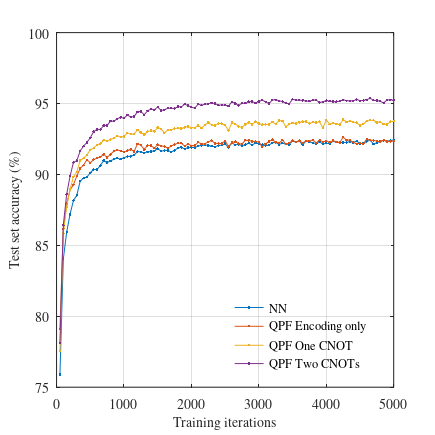

Here is the MATLAB script that generated this plot:
clear all

load result_mnist_nn.mat net info

number_of_iteration = length( info.ValidationAccuracy );
number_of_iteration_block = floor( number_of_iteration / 50 );
number_of_iteration = number_of_iteration_block * 50;

validation_accuracy_nn = info.ValidationAccuracy( [ 1 : number_of_iteration_block ] * 50 );
validation_loss_nn = info.ValidationLoss( [ 1 : number_of_iteration_block ] * 50 );
training_loss_nn = mean( reshape( info.TrainingLoss( 1 : number_of_iteration ), 50, number_of_iteration_block ) );

load result_mnist_encoding_only.mat net info

number_of_iteration = length( info.ValidationAccuracy );
number_of_iteration_block = floor( number_of_iteration / 50 );
number_of_iteration = number_of_iteration_block * 50;

validation_accuracy_qnn_encoding = info.ValidationAccuracy( [ 1 : number_of_iteration_block ] * 50 );
validation_loss_qnn_encoding = info.ValidationLoss( [ 1 : number_of_iteration_block ] * 50 );
training_loss_qnn_encoding = mean( reshape( info.TrainingLoss( 1 : number_of_iteration ), 50, number_of_iteration_block ) );

load result_mnist_one_cnot.mat net info

number_of_iteration = length( info.ValidationAccuracy );
number_of_iteration_block = floor( number_of_iteration / 50 );
number_of_iteration = number_of_iteration_block * 50;

validation_accuracy_qnn_1cnot = info.ValidationAccuracy( [ 1 : number_of_iteration_block ] * 50 );
validation_loss_qnn_1cnot = info.ValidationLoss( [ 1 : number_of_iteration_block ] * 50 );
training_loss_qnn_1cnot = mean( reshape( info.TrainingLoss( 1 : number_of_iteration ), 50, number_of_iteration_block ) );

load result_mnist_two_cnot.mat net info

number_of_iteration = length( info.ValidationAccuracy );
number_of_iteration_block = floor( number_of_iteration / 50 );
number_of_iteration = number_of_iteration_block * 50;

validation_accuracy_qnn_2cnot = info.ValidationAccuracy( [ 1 : number_of_iteration_block ] * 50 );
validation_loss_qnn_2cnot = info.ValidationLoss( [ 1 : number_of_iteration_block ] * 50 );
training_loss_qnn_2cnot = mean( reshape( info.TrainingLoss( 1 : number_of_iteration ), 50, number_of_iteration_block ) );

figure( 1 )

clf

set(gcf,'DefaultAxesFontName','Times');
set(gcf,'DefaultAxesFontSize',10);
set(gcf,'DefaultTextFontName','Times');
set(gcf,'DefaultTextFontSize',10);
set(gcf,'PaperOrientation','portrait')
set(gcf,'PaperType','A4')
set(gcf,'PaperUnits','Inches')
set(gcf,'PaperPosition',[0.25 0.25 8.5/2.54*1.3 8.5/2.54*1.3])
set(gcf,'Position',[50 50 round(8.5/2.45*96*1.3) round(8.5/2.54*96*1.3)])
set(gcf,'Color',[1 1 1])

plot(...
  [ 1 : number_of_iteration_block ] * 50, validation_accuracy_nn, '.-', ...
  [ 1 : number_of_iteration_block ] * 50, validation_accuracy_qnn_encoding, '.-', ...  
  [ 1 : number_of_iteration_block ] * 50, validation_accuracy_qnn_1cnot, '.-', ...    
  [ 1 : number_of_iteration_block ] * 50, validation_accuracy_qnn_2cnot, '.-' )

grid on
box on

set( gca, 'xlim', [ 0 5000 ] )
set( gca, 'ylim', [ 75 100 ] )

xlabel( 'Training iterations' )
ylabel( 'Test set accuracy (%)' )

legend(...
  'NN', ...
  'QPF Encoding only', ...
  'QPF One CNOT', ...
  'QPF Two CNOTs', ...
  'location', 'southeast' )

legend boxoff

print -dpng -r300 plot_result_mnist.png
